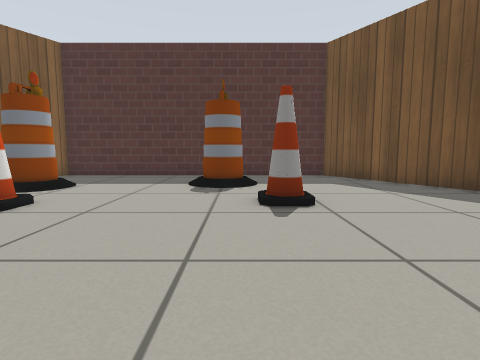
View 1 (above)

12 first-person views from a walk through a world built for the Gazebo simulator. The camera is 0.5 m above the floor, tilts 6° down and sees 80° across. The floor is counted in squares, 0.5 m on a side. Each view is taken from the middle of a square. On the plan, view 1 faces up. The plan holds only what a view shows up to about 11 squares ahead; the rest is blank. Simple patterns stand in for the simulator's built-in surfaces.

View 2
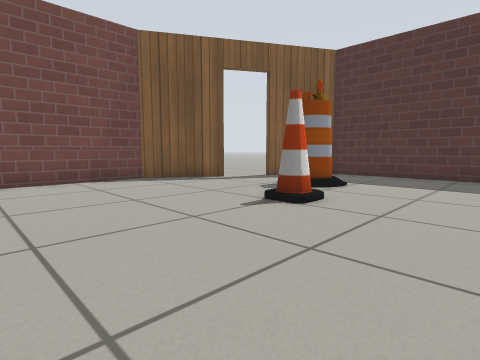

View 3
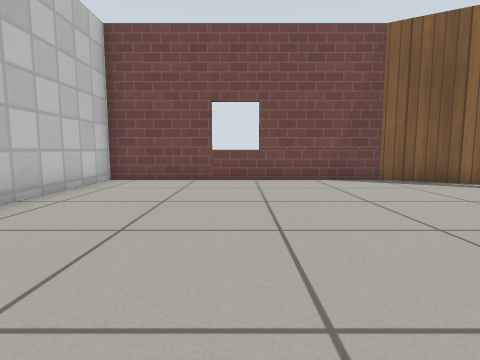

View 4
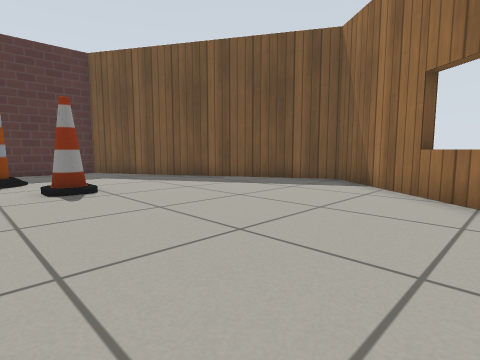

View 5
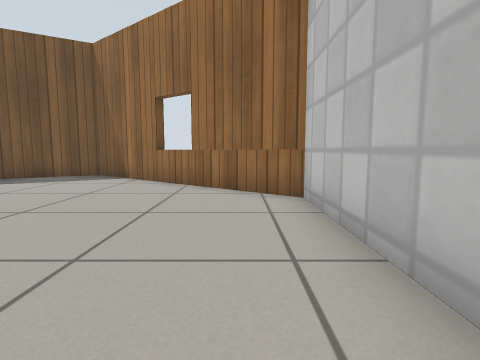

View 6
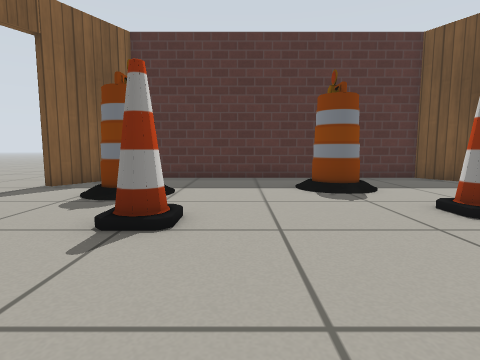

View 7
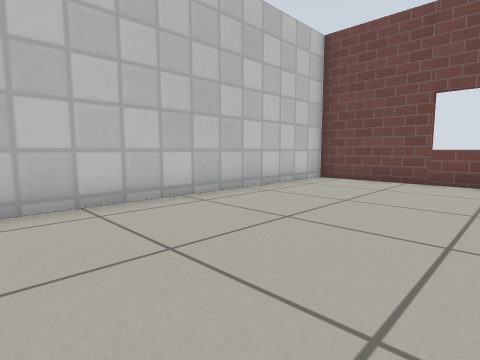

View 8
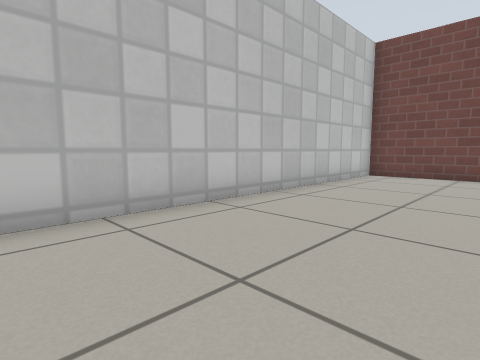

View 9
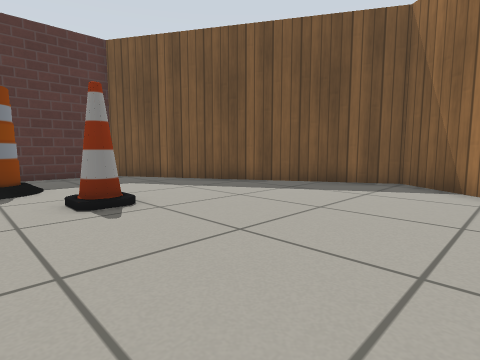

View 10
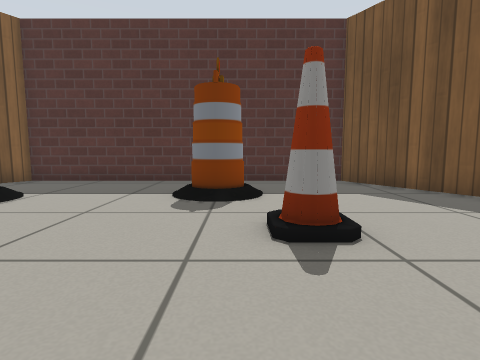

View 11
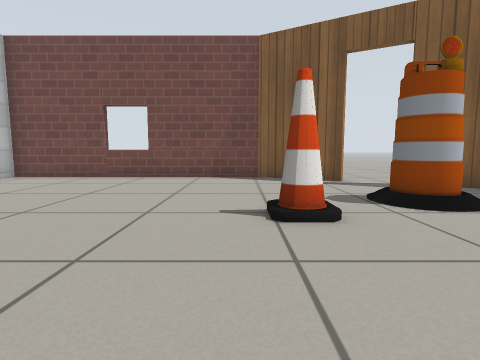

View 12
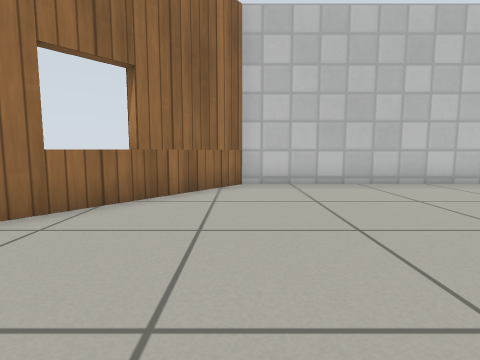

### Floor plan
Points are (right, up) in squares from view 1. A wall is a line through its corners. A room is listed if a view was taken in it or the views show most of it. See-through windows are left out.
Room 1 (views 1, 2, 3, 4, 5, 6, 7, 8, 9, 10, 11, 12)
walls: (-9.1, 7.2) (-10.5, 4.7) (-10.5, -4.3) (2.9, -4.3) (8.3, 2.6) (3.3, 11.2) (-6.8, 11.2) (-8.2, 8.8)
ways out: open door at (-9, 8)
objects: barrel (-6, 7) to (-5, 8); cone (-4, 5); barrel (-1, 8) to (0, 9); cone (1, 5) to (1, 6)

Positions as (right, up) in squares from view 1, and headings:
1: (0, 0), facing up
2: (-1, 0), facing up-left
3: (-1, 0), facing left
4: (-1, -2), facing up-right
5: (-3, -3), facing right
6: (-3, 1), facing up
7: (-1, 1), facing down-left
8: (1, 0), facing down-left
9: (-1, 0), facing up-right
10: (0, 2), facing up
11: (0, 4), facing left
12: (3, 4), facing down
